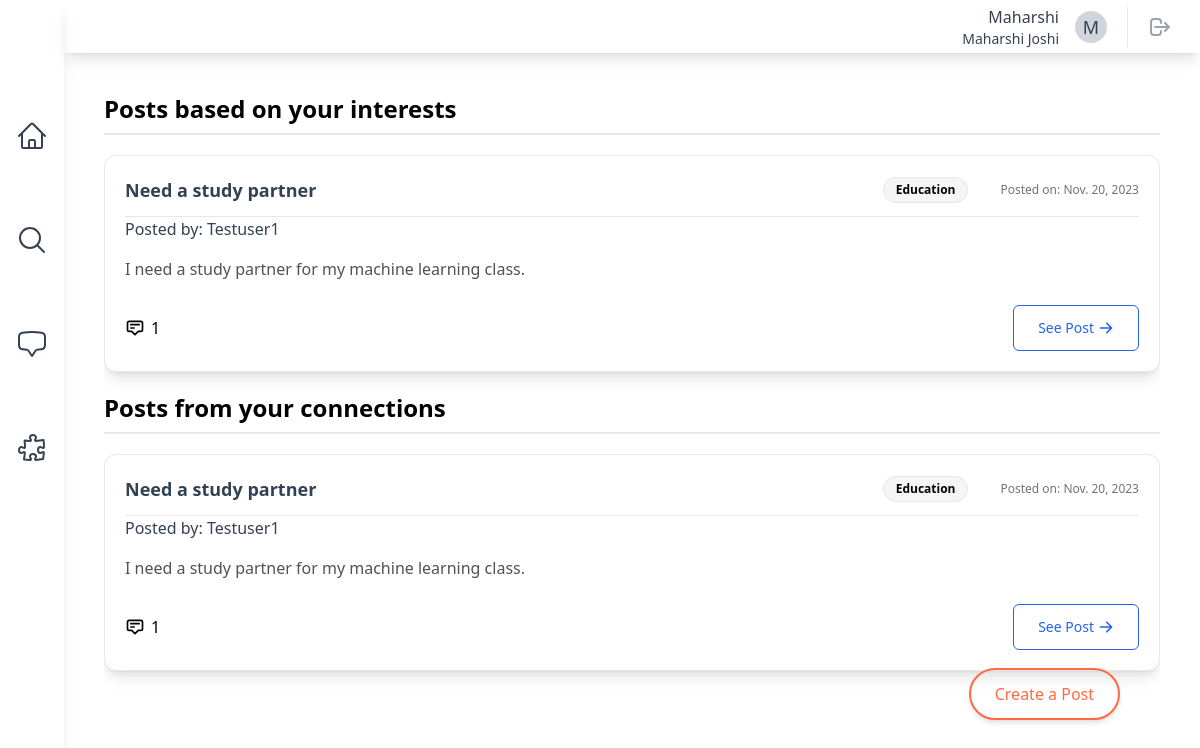
Page /home/ (signed in) on the earlier database version.
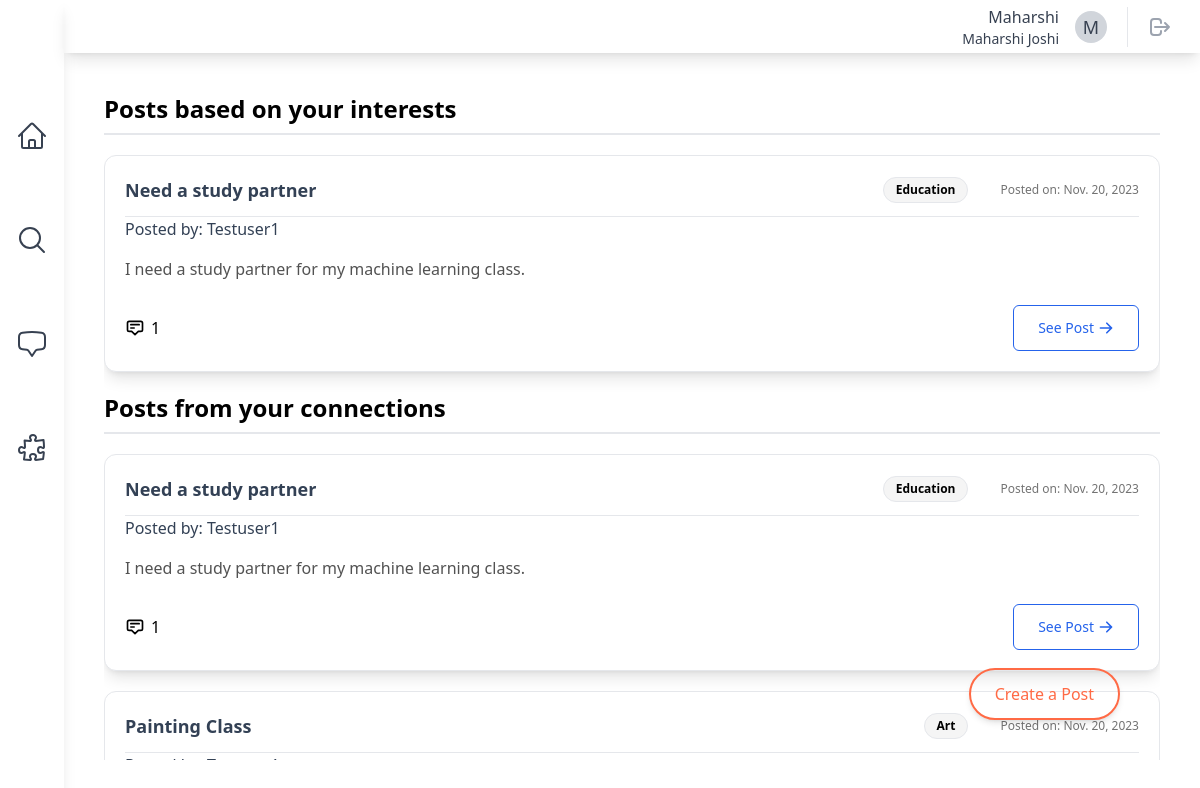
Same page on the later database version.
### posts/models.py (models this page shows, shortened)
class ActivityPost(models.Model):
    class PostStatus(models.IntegerChoices):
        DRAFT = 1, _("Draft")
        PUBLISHED = 2, _("Published")
        ARCHIVED = 3, _("Archived")
    class Meta:
        db_table = "activity_posts"
        verbose_name_plural = "Activity Posts"
    poster = models.ForeignKey(settings.AUTH_USER_MODEL, on_delete=models.CASCADE)
    timestamp = models.DateTimeField(auto_now_add=True)
    title = models.CharField(max_length=255)
    description = models.TextField(max_length=1023)
    status = models.IntegerField(default=PostStatus.DRAFT, choices=PostStatus.choices)
    tags = models.ManyToManyField(InterestTag, related_name="activity_tags")

### symbi/models.py (models this page shows)
class InterestTag(models.Model):
    name = models.CharField(max_length=50, unique=True)
    class Meta:
        db_table = "interest_tags"
        verbose_name_plural = "Interest Tags"
    def __str__(self):
        return self.name.title()

class SymbiUser(AbstractUser):
    class Pronouns(models.IntegerChoices):
        HE = 1, _("He/Him")
        SHE = 2, _("She/Her")
        THEY = 3, _("They/Them")
        OTHER = 4, _("Other/Prefer Not To Say")
    username = models.CharField(max_length=30, unique=True)
    email = models.EmailField(unique=True)
    full_name = models.CharField(max_length=50)
    pronouns = models.IntegerField(
        choices=Pronouns.choices,
        default=Pronouns.OTHER,
    )
    date_of_birth = models.DateField()
    major = models.CharField(max_length=100, default="undeclared")
    interests = models.ManyToManyField(InterestTag, related_name="interests")
    profile_picture = models.ImageField(
        upload_to="profile_pics/", null=True, blank=True
    )
    date_joined = models.DateTimeField(auto_now_add=True)
    REQUIRED_FIELDS = [
        "email",
        "full_name",
        "date_of_birth",
    ]

### symbi/views.py (the view)
# urls.py: path("home/", views.HomePageView.as_view(), name="home"),
class HomePageView(generic.ListView):
    model = ActivityPost
    template_name = "symbi/home.html"
    def get_context_data(self, **kwargs):
        context = super().get_context_data(**kwargs)
        context["interests_posts"] = ActivityPost.objects.filter(
            tags__in=self.request.user.interests.all()
        )
        user_connections = Connection.get_active_connections(self.request.user)
        connected_users = [
            connection.receiver
            if connection.receiver != self.request.user
            else connection.requester
            for connection in user_connections
        ]
        context["connection_posts"] = ActivityPost.objects.filter(
            poster__in=connected_users
        )
        return context

### symbi/models.py (called while the page is built)
    @classmethod
    def get_active_connections(cls, user):
        return cls.objects.filter(
            (models.Q(requester=user) | models.Q(receiver=user))
            & models.Q(status=Connection.ConnectionStatus.CONNECTED)
        ).all()

### symbi/templates/symbi/home.html (shortened to what this page needs)
{% extends "base.html" %}
{% block content %}
    <div>
        <h1 class="text-2xl font-bold mb-5 border-b-2 pb-2">Posts based on your interests</h1>
        {% for post in interests_posts %}
            {% if post.poster != user %}
                {% include "posts/post_card.html" with post=post %}
            {% endif %}
        {% endfor %}
        <h1 class="text-2xl font-bold mb-5 border-b-2 pb-2">Posts from your connections</h1>
        {% for post in connection_posts %}
            {% if post.poster != user %}
                {% include "posts/post_card.html" with post=post %}
            {% endif %}
        {% endfor %}
    </div>
    <div class="fixed bottom-0 text-md right-0 m-20 z-10">
        <a href="{% url 'posts:create_post' %}"
           class="relative inline-flex items-center justify-center p-4 px-6 py-3 overflow-hidden font-medium text-[#ff6a45] transition duration-300 ease-out border-2 border-[#ff6a45] rounded-full shadow-md group">
            <span class="absolute inset-0 flex items-center justify-center w-full h-full text-white duration-300 -translate-x-full bg-[#ff6a45] group-hover:translate-x-0 ease">
            </span>
            <span class="absolute flex items-center justify-center w-full h-full text-[#ff6a45] transition-all duration-300 transform group-hover:translate-x-full ease">Create a Post</span>
        </a>
    </div>
{% endblock content %}

### posts/templates/posts/post_card.html
<div class="mb-5 rounded-xl border p-5 shadow-lg bg-white">
    <div class="flex w-full items-center justify-between border-b pb-3">
        <div class="flex items-center space-x-3">
            <div class="text-lg font-bold text-slate-700">{{ post.title|capfirst }}</div>
        </div>
        <div class="flex items-center space-x-8">
            {% for tag in post.tags.all %}
                <button class="rounded-2xl border bg-neutral-100 px-3 py-1 text-xs font-semibold">{{ tag }}</button>
            {% endfor %}
            <div class="text-xs text-neutral-500">Posted on: {{ post.timestamp.date }}</div>
        </div>
    </div>
    <div class="text-base text-slate-700">Posted by: {{ post.poster.username|capfirst }}</div>
    <div class="mt-4 mb-6">
        <div class="text-neutral-600">{{ post.description }}</div>
    </div>
    <div class="w-full flex flex-row justify-between">
        <div class="flex items-center transition hover:text-slate-600">
            <svg xmlns="http://www.w3.org/2000/svg"
                 class="mr-1.5 h-5 w-5"
                 fill="none"
                 viewBox="0 0 24 24"
                 stroke="currentColor"
                 stroke-width="2">
                <path stroke-linecap="round" stroke-linejoin="round" d="M7 8h10M7 12h4m1 8l-4-4H5a2 2 0 01-2-2V6a2 2 0 012-2h14a2 2 0 012 2v8a2 2 0 01-2 2h-3l-4 4z" />
            </svg>
            <span>{{ post.comments.count }}</span>
        </div>
        <a href="{% url 'posts:post_details' poster=post.poster pk=post.id %}"
           class="inline-flex items-center justify-center w-full px-6 py-3 mb-2 text-sm border-blue-600 border text-blue-600 bg-white rounded-md hover:bg-gray-100 sm:w-auto sm:mb-0"
           data-primary="green-400"
           data-rounded="rounded-2xl"
           data-primary-reset="{}">
            See Post
            <svg class="w-4 h-4 ml-1"
                 xmlns="http://www.w3.org/2000/svg"
                 viewBox="0 0 20 20"
                 fill="currentColor">
                <path fill-rule="evenodd" d="M10.293 3.293a1 1 0 011.414 0l6 6a1 1 0 010 1.414l-6 6a1 1 0 01-1.414-1.414L14.586 11H3a1 1 0 110-2h11.586l-4.293-4.293a1 1 0 010-1.414z" clip-rule="evenodd">
                </path>
            </svg>
        </a>
    </div>
</div>

Differences in the rows shown:
added ActivityPost: title "Painting Class", timestamp "Nov. 20, 2023", shown under "Posts from your connections"
now on this page (row unchanged): InterestTag: name "Art", shown under "Painting Class"
